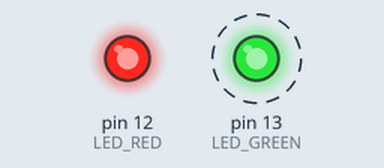
Simulated run of this sketch. Board: Arduino Uno, built with avr-gcc and run on an emulated ATmega328P. Parts: output pins drawn as LEDs (lit = HIGH). Dashed ring = blinking.

Above: at 0.5 s.
At 2.5 s:
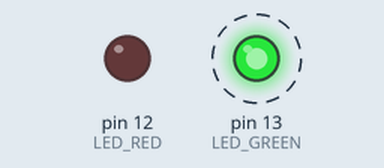
Timing chart, 0 to 5.2 s (numbered marks = the images above):
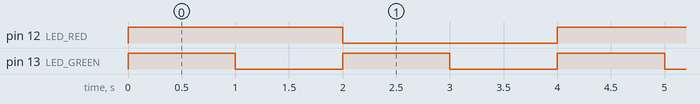

Measured:
- by itself, pin 12 (LED_RED): alternates HIGH for 2.0 s and LOW for 2.0 s
- by itself, pin 13 (LED_GREEN): alternates HIGH for 1.0 s and LOW for 1.0 s
- by itself, everything shown: repeats every 4.0 s, in 4 steps

The sketch:

LED_Blinking.ino
```cpp
const int LED_RED = 12;   //Second LED
const int LED_GREEN = 13; //First LED
/* 전자공학과 201901268 유승준 */
void setup() {
  // put your setup code here, to run once:
  pinMode(LED_RED, OUTPUT);
  pinMode(LED_GREEN, OUTPUT);

}

void loop() {
  // put your main code here, to run repeatedly:
  digitalWrite(LED_GREEN, HIGH);
  digitalWrite(LED_RED, HIGH);
  delay(1000);
  digitalWrite(LED_GREEN, LOW);
  delay(1000);
  digitalWrite(LED_GREEN, HIGH);
  digitalWrite(LED_RED, LOW);
  delay(1000);
  digitalWrite(LED_GREEN, LOW);
  delay(1000);
}
```
